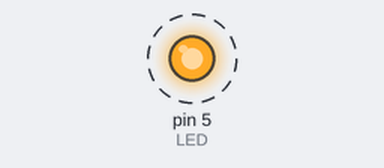
A sketch run on a simulated Arduino Uno, built with avr-gcc and run on an emulated ATmega328P. Parts: output pins drawn as LEDs (lit = HIGH). Dashed ring = blinking.

Above: at 0.2 s.
Timing chart, 0 to 4.6 s (numbered marks = the images above):
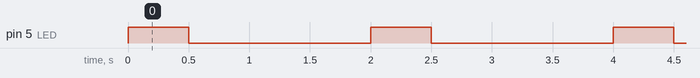

The sketch:

on_off__led.ino
```cpp
int LED = 5 ;

void setup() {

  // put your setup code here, to run once:
pinMode(LED , OUTPUT) ;
}

void loop() {
  digitalWrite (LED , HIGH);
  delay (500);
  digitalWrite (LED , LOW);
  delay (1500);

}
```

Measured:
- by itself, pin 5 (LED): alternates HIGH for 0.50 s and LOW for 1.5 s
